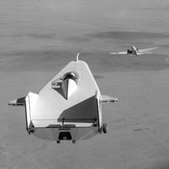
#> input picture Fourth Lab/input.png, 169 x 169 px
$ python transformations.py
#> lines starting #> are read from the running program, lines starting #| are printed output that depends on the picture

import cv2
import numpy as np


def apply_gamma(image, gamma: float) -> np.ndarray:
    """Apply gamma correction using a lookup table."""
    # Build lookup table and apply
    table = np.array([((i / 255.0) ** gamma) * 255 for i in range(256)]).astype('uint8')
    return cv2.LUT(image, table)


def transform_images(input_path: str):
    """
    Applies various transformations to an input image and saves the results.
    Uses OpenCV (cv2) and NumPy instead of Pillow.
    """
#> called with input_path = 'input.png'
    try:
        # Open the input image in grayscale
        img = cv2.imread(input_path, cv2.IMREAD_GRAYSCALE)
#> img is the input picture: shape (169, 169); min 0, max 255, mean 140.3
        if img is None:
            raise FileNotFoundError(f"The file '{input_path}' was not found or is not a valid image.")

        # --- Result1: Color Inversion ---
        img_result1 = cv2.bitwise_not(img)
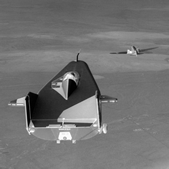
#> img_result1: shape (169, 169); min 0, max 255, mean 114.7
        cv2.imwrite("Result1_generated.png", img_result1)

        # --- Result2: Increased Contrast (Refined) ---
        # Using a simple linear contrast adjustment: result = alpha*img + beta
        alpha = 4.5  # contrast factor (matches previous value)
        beta = 0     # brightness offset
        img_result2 = cv2.convertScaleAbs(img, alpha=alpha, beta=beta)
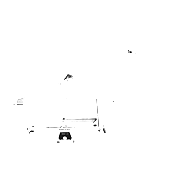
#> img_result2: shape (169, 169); min 0, max 255, mean 253.6
        cv2.imwrite("Result2_generated.png", img_result2)

        # --- Result3: Increased Gamma (Brighter - Refined) ---
        gamma_brighter = 0.6  # gamma < 1 brightens
        img_result3 = apply_gamma(img, gamma_brighter)
#> in apply_gamma, `return cv2.LUT(image, table)`:
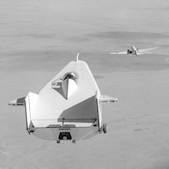
#> returned value: shape (169, 169); min 0, max 255, mean 176.4
        cv2.imwrite("Result3_generated.png", img_result3)

        # --- Result4: Decreased Gamma (Darker - Refined) ---
        gamma_darker = 3.0  # gamma > 1 darkens
        img_result4 = apply_gamma(img, gamma_darker)
#> call 2 of apply_gamma, with gamma = 3
#> in apply_gamma (call 2), `return cv2.LUT(image, table)`:
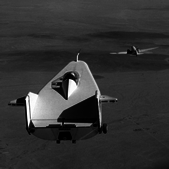
#> returned value: shape (169, 169); min 0, max 255, mean 48.5
        cv2.imwrite("Result4_generated.png", img_result4)

        print("All transformations have been applied and saved (OpenCV).")

    except FileNotFoundError as fnf:
        print(fnf)
    except Exception as e:
        print(f"An error occurred: {e}")


if __name__ == "__main__":
    transform_images("input.png")
